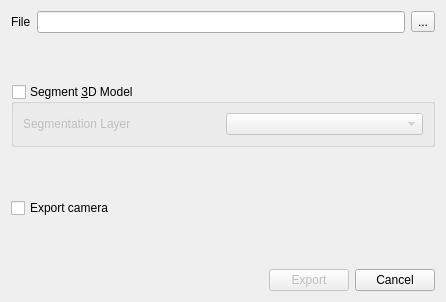
<?xml version="1.0" encoding="UTF-8"?>
<ui version="4.0">
 <class>FBXExporterDialog</class>
 <widget class="QDialog" name="FBXExporterDialog">
  <property name="windowModality">
   <enum>Qt::WindowModal</enum>
  </property>
  <property name="geometry">
   <rect>
    <x>0</x>
    <y>0</y>
    <width>446</width>
    <height>302</height>
   </rect>
  </property>
  <property name="windowTitle">
   <string>Export CHISel Model</string>
  </property>
  <layout class="QVBoxLayout" name="verticalLayout">
   <item>
    <layout class="QHBoxLayout" name="filePathLayout">
     <item>
      <widget class="QLabel" name="filePathLabel">
       <property name="text">
        <string>File</string>
       </property>
      </widget>
     </item>
     <item>
      <widget class="QLineEdit" name="filePathEdit">
       <property name="readOnly">
        <bool>false</bool>
       </property>
      </widget>
     </item>
     <item>
      <widget class="QToolButton" name="openSaveDialogButton">
       <property name="text">
        <string>...</string>
       </property>
      </widget>
     </item>
    </layout>
   </item>
   <item>
    <spacer name="verticalSpacer_2">
     <property name="orientation">
      <enum>Qt::Vertical</enum>
     </property>
     <property name="sizeHint" stdset="0">
      <size>
       <width>20</width>
       <height>40</height>
      </size>
     </property>
    </spacer>
   </item>
   <item>
    <widget class="QGroupBox" name="layerTypeBox">
     <property name="title">
      <string>Segment &amp;3D Model</string>
     </property>
     <property name="checkable">
      <bool>true</bool>
     </property>
     <property name="checked">
      <bool>false</bool>
     </property>
     <layout class="QVBoxLayout" name="verticalLayout_2">
      <item>
       <layout class="QHBoxLayout" name="segmentationLayerLayout">
        <item>
         <widget class="QLabel" name="segmentationLayerLabel">
          <property name="sizePolicy">
           <sizepolicy hsizetype="Preferred" vsizetype="Fixed">
            <horstretch>0</horstretch>
            <verstretch>0</verstretch>
           </sizepolicy>
          </property>
          <property name="maximumSize">
           <size>
            <width>16777215</width>
            <height>40</height>
           </size>
          </property>
          <property name="text">
           <string>Segmentation Layer</string>
          </property>
         </widget>
        </item>
        <item>
         <widget class="QComboBox" name="segmentationLayerComboBox">
          <property name="maximumSize">
           <size>
            <width>16777215</width>
            <height>40</height>
           </size>
          </property>
          <property name="currentText">
           <string/>
          </property>
         </widget>
        </item>
       </layout>
      </item>
     </layout>
    </widget>
   </item>
   <item>
    <spacer name="verticalSpacer_3">
     <property name="orientation">
      <enum>Qt::Vertical</enum>
     </property>
     <property name="sizeHint" stdset="0">
      <size>
       <width>20</width>
       <height>40</height>
      </size>
     </property>
    </spacer>
   </item>
   <item>
    <layout class="QHBoxLayout" name="horizontalLayout">
     <property name="topMargin">
      <number>0</number>
     </property>
     <item>
      <widget class="QCheckBox" name="exportCameraCheck">
       <property name="text">
        <string>Export camera</string>
       </property>
      </widget>
     </item>
    </layout>
   </item>
   <item>
    <spacer name="verticalSpacer">
     <property name="orientation">
      <enum>Qt::Vertical</enum>
     </property>
     <property name="sizeHint" stdset="0">
      <size>
       <width>20</width>
       <height>40</height>
      </size>
     </property>
    </spacer>
   </item>
   <item>
    <layout class="QHBoxLayout" name="horizontalLayout_2">
     <property name="topMargin">
      <number>0</number>
     </property>
     <item>
      <spacer name="horizontalSpacer">
       <property name="orientation">
        <enum>Qt::Horizontal</enum>
       </property>
       <property name="sizeHint" stdset="0">
        <size>
         <width>40</width>
         <height>20</height>
        </size>
       </property>
      </spacer>
     </item>
     <item>
      <widget class="QPushButton" name="buttonExport">
       <property name="enabled">
        <bool>false</bool>
       </property>
       <property name="text">
        <string>Export</string>
       </property>
      </widget>
     </item>
     <item>
      <widget class="QPushButton" name="buttonCancel">
       <property name="text">
        <string>Cancel</string>
       </property>
      </widget>
     </item>
    </layout>
   </item>
  </layout>
 </widget>
 <resources/>
 <connections>
  <connection>
   <sender>buttonExport</sender>
   <signal>released()</signal>
   <receiver>FBXExporterDialog</receiver>
   <slot>exportModel()</slot>
   <hints>
    <hint type="sourcelabel">
     <x>394</x>
     <y>296</y>
    </hint>
    <hint type="destinationlabel">
     <x>266</x>
     <y>161</y>
    </hint>
   </hints>
  </connection>
  <connection>
   <sender>buttonCancel</sender>
   <signal>released()</signal>
   <receiver>FBXExporterDialog</receiver>
   <slot>reject()</slot>
   <hints>
    <hint type="sourcelabel">
     <x>484</x>
     <y>296</y>
    </hint>
    <hint type="destinationlabel">
     <x>266</x>
     <y>161</y>
    </hint>
   </hints>
  </connection>
 </connections>
 <slots>
  <slot>exportModel()</slot>
 </slots>
</ui>
